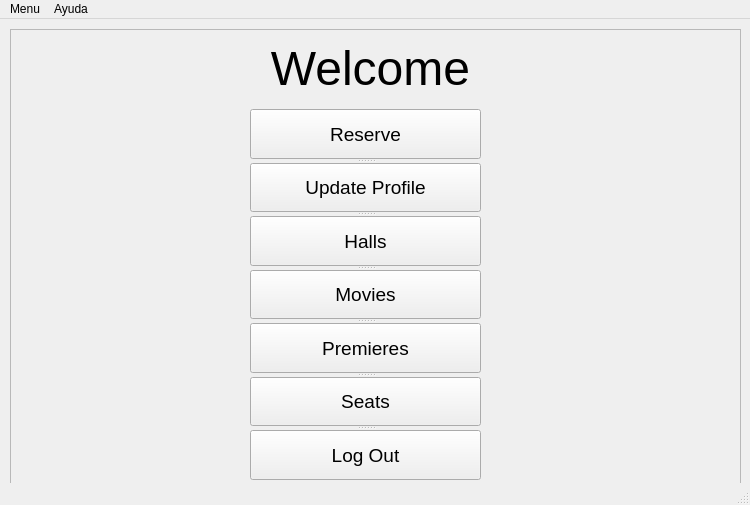
<?xml version="1.0" encoding="UTF-8"?>
<ui version="4.0">
 <class>vPrincipal</class>
 <widget class="QMainWindow" name="vPrincipal">
  <property name="geometry">
   <rect>
    <x>0</x>
    <y>0</y>
    <width>750</width>
    <height>505</height>
   </rect>
  </property>
  <property name="sizePolicy">
   <sizepolicy hsizetype="Preferred" vsizetype="Preferred">
    <horstretch>0</horstretch>
    <verstretch>0</verstretch>
   </sizepolicy>
  </property>
  <property name="maximumSize">
   <size>
    <width>750</width>
    <height>505</height>
   </size>
  </property>
  <property name="windowTitle">
   <string>Cinemar - Inicio</string>
  </property>
  <widget class="QWidget" name="centralwidget">
   <widget class="QFrame" name="frame">
    <property name="geometry">
     <rect>
      <x>10</x>
      <y>10</y>
      <width>731</width>
      <height>461</height>
     </rect>
    </property>
    <property name="frameShape">
     <enum>QFrame::StyledPanel</enum>
    </property>
    <property name="frameShadow">
     <enum>QFrame::Raised</enum>
    </property>
    <widget class="QLabel" name="lblBienvenida">
     <property name="geometry">
      <rect>
       <x>0</x>
       <y>10</y>
       <width>721</width>
       <height>58</height>
      </rect>
     </property>
     <property name="font">
      <font>
       <pointsize>36</pointsize>
      </font>
     </property>
     <property name="text">
      <string>Welcome</string>
     </property>
     <property name="scaledContents">
      <bool>false</bool>
     </property>
     <property name="alignment">
      <set>Qt::AlignCenter</set>
     </property>
     <property name="wordWrap">
      <bool>false</bool>
     </property>
    </widget>
    <widget class="QSplitter" name="splitter">
     <property name="geometry">
      <rect>
       <x>240</x>
       <y>80</y>
       <width>231</width>
       <height>371</height>
      </rect>
     </property>
     <property name="orientation">
      <enum>Qt::Vertical</enum>
     </property>
     <widget class="QPushButton" name="btnReserva">
      <property name="font">
       <font>
        <pointsize>14</pointsize>
       </font>
      </property>
      <property name="text">
       <string>Reserve</string>
      </property>
     </widget>
     <widget class="QPushButton" name="btnModificar">
      <property name="font">
       <font>
        <pointsize>14</pointsize>
       </font>
      </property>
      <property name="text">
       <string>Update Profile</string>
      </property>
     </widget>
     <widget class="QPushButton" name="btnSala">
      <property name="font">
       <font>
        <pointsize>14</pointsize>
       </font>
      </property>
      <property name="text">
       <string>Halls</string>
      </property>
     </widget>
     <widget class="QPushButton" name="btnPelicula">
      <property name="font">
       <font>
        <pointsize>14</pointsize>
       </font>
      </property>
      <property name="text">
       <string>Movies</string>
      </property>
     </widget>
     <widget class="QPushButton" name="btnFuncion">
      <property name="font">
       <font>
        <pointsize>14</pointsize>
       </font>
      </property>
      <property name="text">
       <string>Premieres</string>
      </property>
     </widget>
     <widget class="QPushButton" name="btnButaca">
      <property name="font">
       <font>
        <pointsize>14</pointsize>
       </font>
      </property>
      <property name="text">
       <string>Seats</string>
      </property>
     </widget>
     <widget class="QPushButton" name="btnLogout">
      <property name="font">
       <font>
        <pointsize>14</pointsize>
       </font>
      </property>
      <property name="text">
       <string>Log Out</string>
      </property>
     </widget>
    </widget>
   </widget>
  </widget>
  <widget class="QMenuBar" name="mneMenu">
   <property name="geometry">
    <rect>
     <x>0</x>
     <y>0</y>
     <width>750</width>
     <height>26</height>
    </rect>
   </property>
   <widget class="QMenu" name="menuMenu">
    <property name="title">
     <string>Menu</string>
    </property>
    <addaction name="actionSalir"/>
   </widget>
   <widget class="QMenu" name="menuAyuda">
    <property name="title">
     <string>Ayuda</string>
    </property>
    <addaction name="actionAcerca_de"/>
   </widget>
   <addaction name="menuMenu"/>
   <addaction name="menuAyuda"/>
  </widget>
  <widget class="QStatusBar" name="statusbar"/>
  <action name="actionAcerca_de">
   <property name="text">
    <string>Acerca de...</string>
   </property>
  </action>
  <action name="actionSalir">
   <property name="text">
    <string>Salir</string>
   </property>
  </action>
 </widget>
 <resources/>
 <connections/>
</ui>
